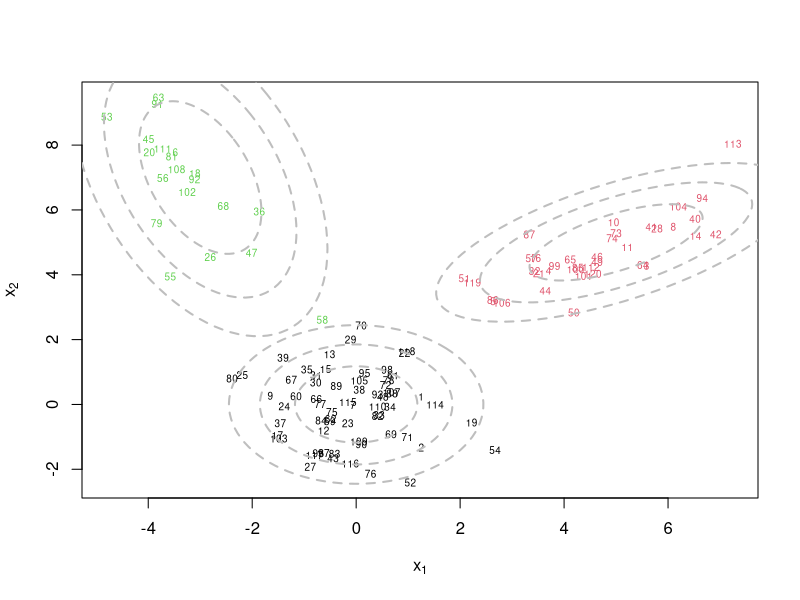
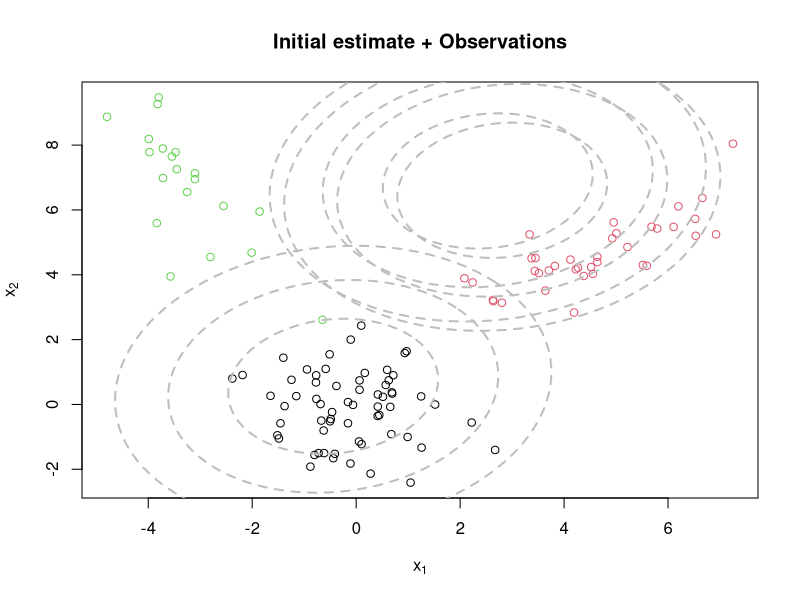
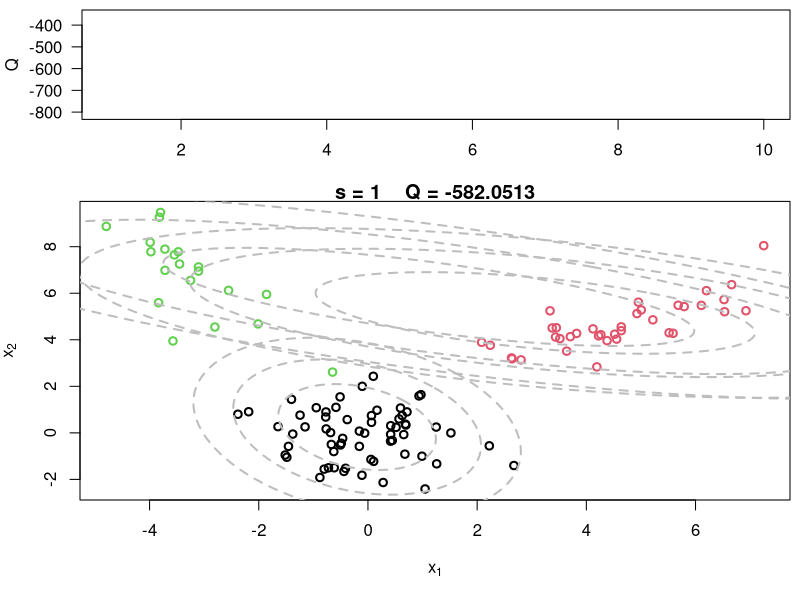
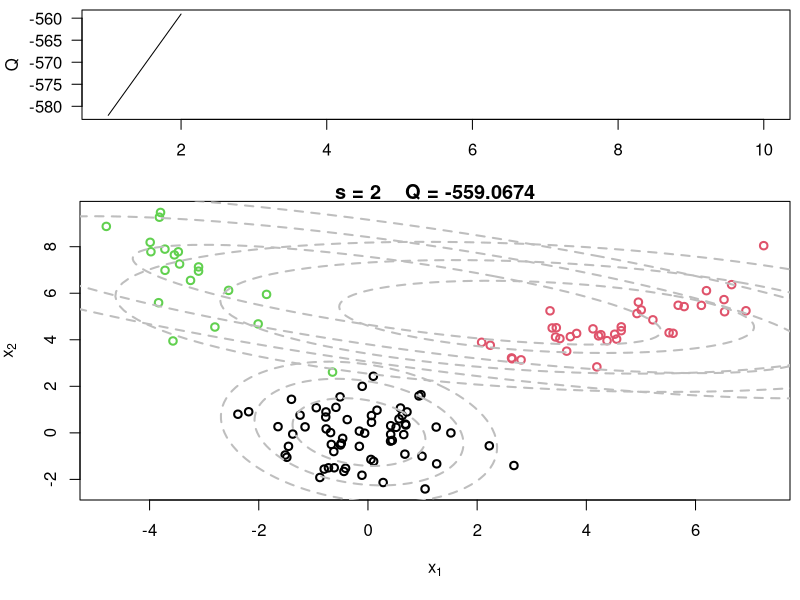
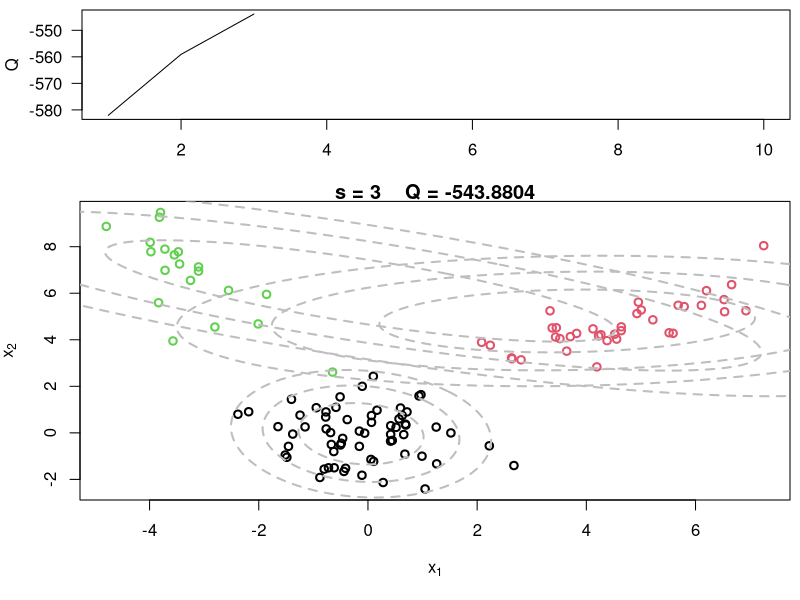
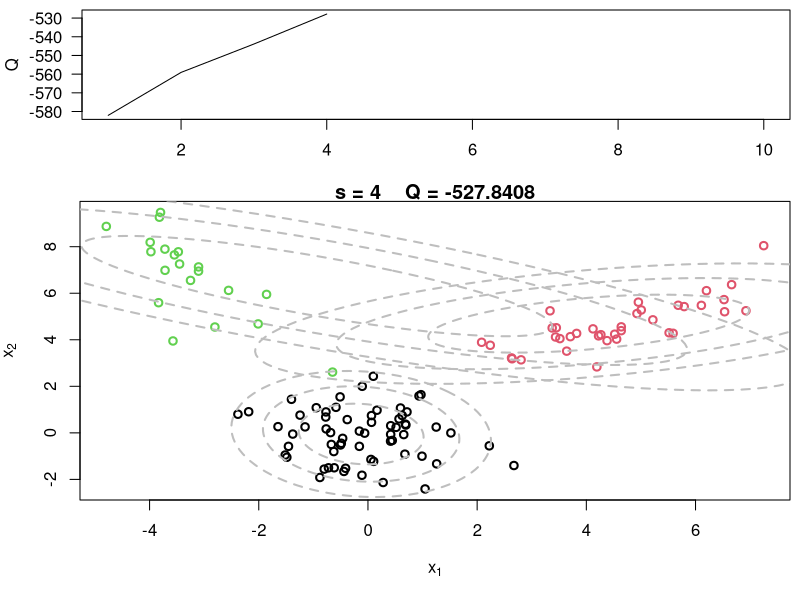
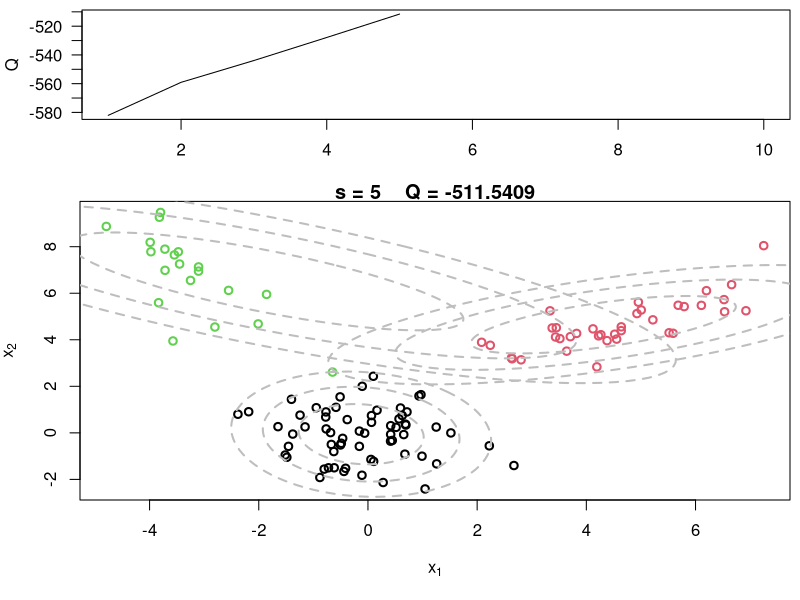
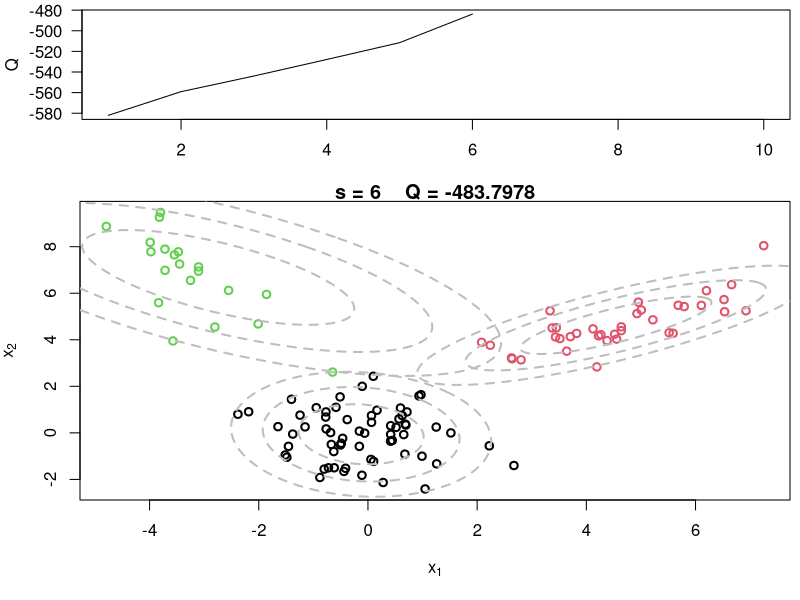

The R script that drew these images, in order:
# Sample code for EM example 2
#----------------------------------------
#### Example of an EM algorithm for fitting a mixtures of K p-variate Gaussian components
#### The algorithm is tested using simulated data

## Clear the environment and load required libraries
rm(list=ls())
library(mvtnorm)    # Multivariate normals are not default in R
library(ellipse)    # Required for plotting
set.seed(63252)     # For reproducibility

## Generate data from a mixture with 3 components
KK      = 3
p       = 2
w.true = c(0.5,0.3,0.2)  # True weights associated with the components
mu.true     = array(0, dim=c(KK,p))
mu.true[1,] = c(0,0)   #True mean for the first component
mu.true[2,] = c(5,5)   #True mean for the second component
mu.true[3,] = c(-3,7)   #True mean for the third component
Sigma.true      = array(0, dim=c(KK,p,p))
Sigma.true[1,,] = matrix(c(1,0,0,1),p,p)   #True variance for the first component
Sigma.true[2,,] = matrix(c(2,0.9,0.9,1),p,p)   #True variance for the second component
Sigma.true[3,,] = matrix(c(1,-0.9,-0.9,4),p,p)   #True variance for the third component
n  = 120
cc = sample(1:3, n, replace=T, prob=w.true)
x  = array(0, dim=c(n,p))
for(i in 1:n){
  x[i,] = rmvnorm(1, mu.true[cc[i],], Sigma.true[cc[i],,])
}

par(mfrow=c(1,1))
plot(x[,1], x[,2], col=cc, type="n", xlab=expression(x[1]), ylab=expression(x[2]))
text(x[,1], x[,2], seq(1,n), col=cc, cex=0.6)
for(k in 1:KK){
  lines(ellipse(x=Sigma.true[k,,], centre=mu.true[k,], level=0.50), col="grey", lty=2, lwd=2)
  lines(ellipse(x=Sigma.true[k,,], centre=mu.true[k,], level=0.82), col="grey", lty=2, lwd=2)
  lines(ellipse(x=Sigma.true[k,,], centre=mu.true[k,], level=0.95), col="grey", lty=2, lwd=2)
}
#title(main="Data + True Components")


### Run the EM algorithm
## Initialize the parameters
w   = rep(1,KK)/KK  #Assign equal weight to each component to start with
mu  = rmvnorm(KK, apply(x,2,mean), var(x))   #RandomCluster centers randomly spread over the support of the data
Sigma      = array(0, dim=c(KK,p,p))  #Initial variances are assumed to be the same
Sigma[1,,] = var(x)/KK  
Sigma[2,,] = var(x)/KK
Sigma[3,,] = var(x)/KK

par(mfrow=c(1,1))
plot(x[,1], x[,2], col=cc, xlab=expression(x[1]), ylab=expression(x[2]))
for(k in 1:KK){
  lines(ellipse(x=Sigma[k,,], centre=mu[k,], level=0.50), col="grey", lty=2, lwd=2)
  lines(ellipse(x=Sigma[k,,], centre=mu[k,], level=0.82), col="grey", lty=2, lwd=2)
  lines(ellipse(x=Sigma[k,,], centre=mu[k,], level=0.95), col="grey", lty=2, lwd=2)
}
title(main="Initial estimate + Observations")

s       = 0
sw      = FALSE
QQ      = -Inf
QQ.out  = NULL
epsilon = 10^(-5)

while(!sw){
  ## E step
  v = array(0, dim=c(n,KK))
  for(k in 1:KK){
    v[,k] = log(w[k]) + dmvnorm(x, mu[k,], Sigma[k,,],log=TRUE)  #Compute the log of the weights
  }
  for(i in 1:n){
    v[i,] = exp(v[i,] - max(v[i,]))/sum(exp(v[i,] - max(v[i,])))  #Go from logs to actual weights in a numerically stable manner
  }
  
  ## M step
  w     = apply(v,2,mean)
  mu    = array(0, dim=c(KK, p))
  for(k in 1:KK){
    for(i in 1:n){
      mu[k,]    = mu[k,] + v[i,k]*x[i,]
    }
    mu[k,] = mu[k,]/sum(v[,k])
  }
  Sigma = array(0, dim=c(KK, p, p))
  for(k in 1:KK){
    for(i in 1:n){
      Sigma[k,,] = Sigma[k,,] + v[i,k]*(x[i,] - mu[k,])%*%t(x[i,] - mu[k,])
    }
    Sigma[k,,] = Sigma[k,,]/sum(v[,k])
  }
  
  ##Check convergence
  QQn = 0
  for(i in 1:n){
    for(k in 1:KK){
      QQn = QQn + v[i,k]*(log(w[k]) + dmvnorm(x[i,],mu[k,],Sigma[k,,],log=TRUE))
    }
  }
  if(abs(QQn-QQ)/abs(QQn)<epsilon){
    sw=TRUE
  }
  QQ = QQn
  QQ.out = c(QQ.out, QQ)
  s = s + 1
  print(paste(s, QQn))
  
  #Plot current components over data
  layout(matrix(c(1,2),2,1), widths=c(1,1), heights=c(1.3,3))
  par(mar=c(3.1,4.1,0.5,0.5))
  plot(QQ.out[1:s],type="l", xlim=c(1,max(10,s)), las=1, ylab="Q")
  
  par(mar=c(5,4,1,0.5))
  plot(x[,1], x[,2], col=cc, main=paste("s =",s,"   Q =", round(QQ.out[s],4)), 
       xlab=expression(x[1]), ylab=expression(x[2]), lwd=2)
  for(k in 1:KK){
    lines(ellipse(x=Sigma[k,,], centre=mu[k,], level=0.50), col="grey", lty=2, lwd=2)
    lines(ellipse(x=Sigma[k,,], centre=mu[k,], level=0.82), col="grey", lty=2, lwd=2)
    lines(ellipse(x=Sigma[k,,], centre=mu[k,], level=0.95), col="grey", lty=2, lwd=2)
  }
}

#Plot current components over data
layout(matrix(c(1,2),2,1), widths=c(1,1), heights=c(1.3,3))
par(mar=c(3.1,4.1,0.5,0.5))
plot(QQ.out[1:s],type="l", xlim=c(1,max(10,s)), las=1, ylab="Q", lwd=2)

par(mar=c(5,4,1,0.5))
plot(x[,1], x[,2], col=cc, main=paste("s =",s,"   Q =", round(QQ.out[s],4)), xlab=expression(x[1]), ylab=expression(x[2]))
for(k in 1:KK){
  lines(ellipse(x=Sigma[k,,], centre=mu[k,], level=0.50), col="grey", lty=2, lwd=2)
  lines(ellipse(x=Sigma[k,,], centre=mu[k,], level=0.82), col="grey", lty=2, lwd=2)
  lines(ellipse(x=Sigma[k,,], centre=mu[k,], level=0.95), col="grey", lty=2, lwd=2)
}
